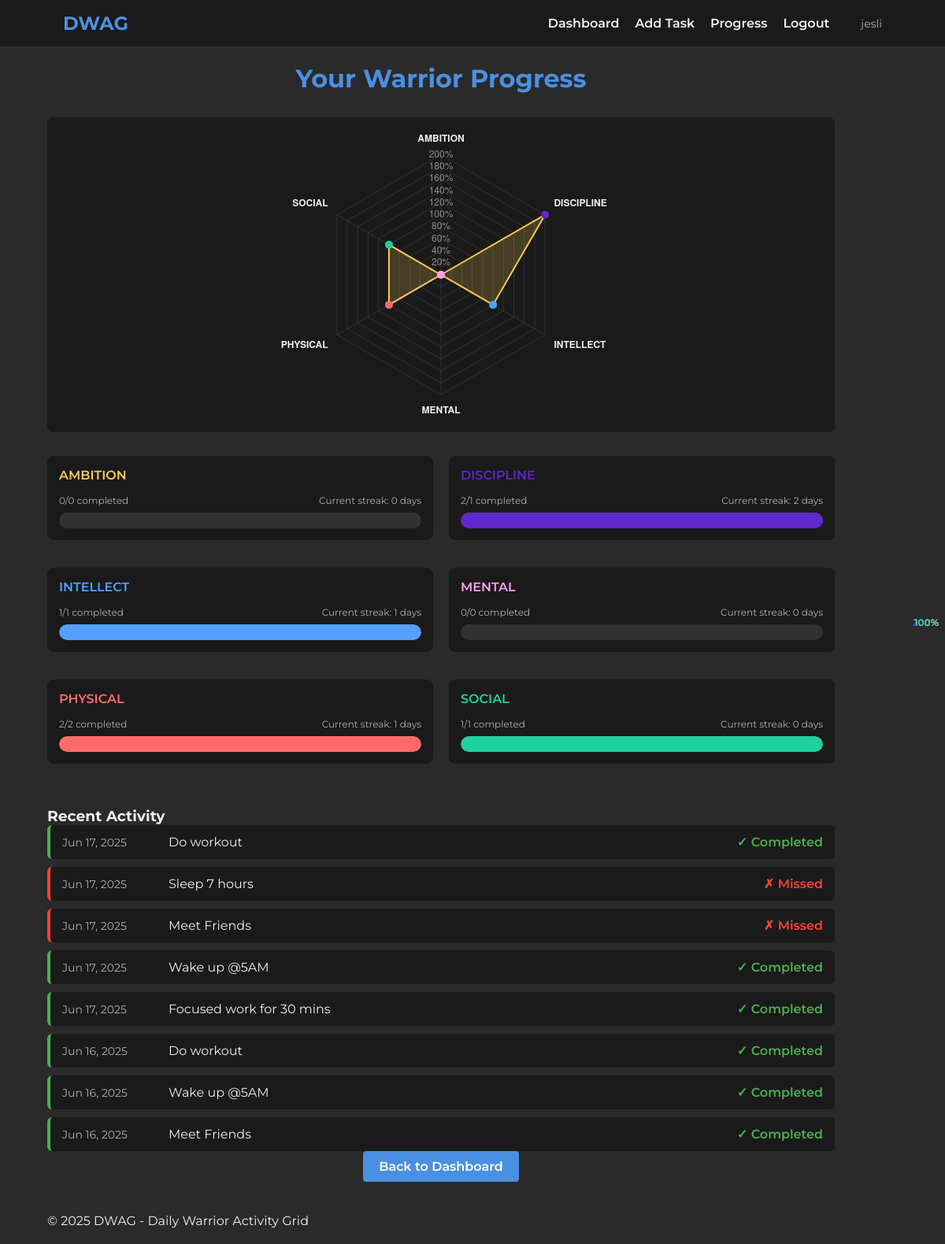
Page /progress (signed in) on the committed database.
### models.py (models this page shows)
class Task(db.Model):
    id = db.Column(db.Integer, primary_key=True)
    title = db.Column(db.String(200), nullable=False)
    category = db.Column(db.String(50), nullable=False)
    repeat_days = db.Column(db.Integer, nullable=False)
    start_date = db.Column(db.DateTime, nullable=False, default=datetime.utcnow)
    user_id = db.Column(db.Integer, db.ForeignKey('user.id'), nullable=False)
    completions = db.relationship('Completion', backref='task', lazy=True)

### app.py (the view)
@app.route('/progress')
def progress():
    if 'user_id' not in session:
        return redirect(url_for('login'))
    user_id = session['user_id']
    categories = ['PHYSICAL', 'AMBITION', 'SOCIAL', 'INTELLECT', 'DISCIPLINE', 'MENTAL']
    category_stats = {}
    for category in categories:
        total_tasks = Task.query.filter(
            Task.user_id == user_id,
            Task.category == category
        ).count()
        completed_tasks = db.session.query(Completion).join(Task).filter(
            Task.user_id == user_id,
            Task.category == category,
            Completion.completed == True
        ).count()
        streak = calculate_streak(user_id, category)
        percentage = (completed_tasks / total_tasks * 100) if total_tasks > 0 else 0
        category_stats[category] = {
            'percentage': round(percentage),
            'completed': completed_tasks,
            'total': total_tasks,
            'streak': streak
        }
    trend_data = get_trend_data(user_id)
    task_history = get_task_history(user_id)
    return render_template(
        'progress.html',
        category_stats=jsonify(category_stats).get_json(),
        trend_data=jsonify(trend_data).get_json(),
        task_history=jsonify(task_history).get_json()
    )

### app.py (called while the page is built)
def calculate_streak(user_id, category):
    completions = db.session.query(Completion.date, Completion.completed)\
        .join(Task)\
        .filter(
            Task.user_id == user_id,
            Task.category == category
        )\
        .order_by(Completion.date.desc())\
        .all()
    streak = 0
    today = datetime.utcnow().date()
    for i, (date, completed) in enumerate(completions):
        if date.date() == today - timedelta(days=i):
            if completed:
                streak += 1
            else:
                break
        else:
            break
    return streak

def get_task_history(user_id, limit=10):
    history = []
    completions = db.session.query(Task.title, Completion.date, Completion.completed)\
        .join(Task)\
        .filter(Task.user_id == user_id)\
        .order_by(Completion.date.desc())\
        .limit(limit)\
        .all()
    for title, date, completed in completions:
        history.append({
            'task_name': title,
            'date': date.strftime('%b %d, %Y'),
            'completed': completed
        })
    return history

### templates/progress.html (shortened to what this page needs)
{% extends "base.html" %}
{% block scripts %}
<script>
    document.addEventListener('DOMContentLoaded', function() {
        try {
            const progressData = {
                categoryStats: JSON.parse('{{ category_stats|tojson|safe }}'),
                trendData: JSON.parse('{{ trend_data|tojson|safe }}'),
                taskHistory: JSON.parse('{{ task_history|tojson|safe }}')
            };
            initProgressCharts(progressData);
        } catch (error) {
            console.error('Error parsing progress data:', error);
        }
    });
</script>
{% endblock %}
{% block content %}
<div class="progress-container">
    <h1>Your Warrior Progress</h1>
    <div class="radar-chart-container">
        <canvas id="radarChart"></canvas>
    </div>
    <div class="category-stats">
        {% for category, stats in category_stats.items() %}
            <div class="stat-item {{ category.lower() }}">
                <div class="stat-header">
                    <div class="stat-category">{{ category }}</div>
                    <div class="stat-percentage">{{ stats.percentage }}%</div>
                </div>
                <div class="stat-details">
                    <div class="stat-completed">{{ stats.completed }}/{{ stats.total }} completed</div>
                    <div class="stat-streak">Current streak: {{ stats.streak }} days</div>
                </div>
                <div class="stat-bar">
                    <div class="bar-fill" style="width: {{ stats.percentage }}%;"></div>
                </div>
            </div>
        {% endfor %}
    </div>
    <div class="task-history">
        <h3>Recent Activity</h3>
        <div class="history-items">
            {% for history in task_history %}
                <div class="history-item {% if history.completed %}completed{% else %}missed{% endif %}">
                    <div class="history-date">{{ history.date }}</div>
                    <div class="history-task">{{ history.task_name }}</div>
                    <div class="history-status">
                        {% if history.completed %}✓ Completed{% else %}✗ Missed{% endif %}
                    </div>
                </div>
            {% endfor %}
        </div>
    </div>
    <div class="progress-actions">
        <a href="{{ url_for('dashboard') }}" class="btn">Back to Dashboard</a>
    </div>
</div>
{% endblock %}

### templates/base.html (shortened to what this page needs)
<!DOCTYPE html>
<html lang="en">
<head>
    <link rel="stylesheet" href="{{ url_for('static', filename='css/style.css') }}">
</head>
<body>
    <header>
        <div class="container">
            <div class="logo">DWAG</div>
            <nav>
                {% if 'user_id' in session %}
                    <a href="{{ url_for('dashboard') }}">Dashboard</a>
                    <a href="{{ url_for('add_task') }}">Add Task</a>
                    <a href="{{ url_for('progress') }}">Progress</a>
                    <a href="{{ url_for('logout') }}">Logout</a>
                    <span class="username">{{ session['username'] }}</span>
                {% else %}
                    <a href="{{ url_for('login') }}">Login</a>
                    <a href="{{ url_for('register') }}">Register</a>
                {% endif %}
            </nav>
        </div>
    </header>
    <main class="container">
        {% block content %}{% endblock %}
    </main>
    <footer>
        <div class="container">
            <p>&copy; 2025 DWAG - Daily Warrior Activity Grid</p>
        </div>
    </footer>
    {% block scripts %}{% endblock %}
</body>
</html>

### static/css/style.css (style rules this page uses)
:root { --primary-color: #2a2a2a; --secondary-color: #1a1a1a; --accent-color: #4a90e2; --text-color: #f0f0f0; --text-secondary: #b0b0b0; --success-color: #4caf50; --error-color: #f44336; --warning-color: #ff9800; --physical-color: #ff6b6b; --ambition-color: #feca57; --social-color: #1dd1a1; --intellect-color: #54a0ff; --discipline-color: #5f27cd; --mental-color: #ff9ff3; }
* { margin: 0; padding: 0; box-sizing: border-box; font-family: 'Montserrat', sans-serif; }
body { background-color: var(--primary-color); color: var(--text-color); min-height: 100vh; display: flex; flex-direction: column; }
.container { width: 90%; max-width: 1200px; margin: 0 auto; padding: 20px 0; }
header { background-color: var(--secondary-color); padding: 15px 0; border-bottom: 1px solid rgba(255, 255, 255, 0.1); }
header .container { display: flex; justify-content: space-between; align-items: center; padding: 0 20px; }
.logo { font-size: 24px; font-weight: 700; color: var(--accent-color); }
nav { display: flex; align-items: center; gap: 20px; }
nav a { color: var(--text-color); text-decoration: none; font-weight: 600; transition: color 0.3s; }
.username { margin-left: 20px; color: var(--text-secondary); font-size: 14px; }
.btn { display: inline-block; padding: 10px 20px; background-color: var(--accent-color); color: white; border: none; border-radius: 4px; text-decoration: none; font-weight: 600; cursor: pointer; transition: background-color 0.3s; }
.physical { background-color: rgba(255, 107, 107, 0.2); color: var(--physical-color); }
.ambition { background-color: rgba(254, 202, 87, 0.2); color: var(--ambition-color); }
.social { background-color: rgba(29, 209, 161, 0.2); color: var(--social-color); }
.intellect { background-color: rgba(84, 160, 255, 0.2); color: var(--intellect-color); }
.discipline { background-color: rgba(95, 39, 205, 0.2); color: var(--discipline-color); }
.mental { background-color: rgba(255, 159, 243, 0.2); color: var(--mental-color); }
.progress-container { max-width: 1000px; }
.stat-item { margin-bottom: 15px; }
.stat-header { display: flex; justify-content: space-between; margin-bottom: 5px; }
.stat-percentage { font-weight: 600; }
.stat-details { display: flex; justify-content: space-between; font-size: 12px; color: var(--text-secondary); margin-bottom: 8px; }
.task-history { margin-top: 40px; }
.history-items { display: flex; flex-direction: column; gap: 10px; }
.history-item { background-color: var(--secondary-color); padding: 12px 15px; border-radius: 6px; display: flex; justify-content: space-between; align-items: center; }
.history-item.completed { border-left: 4px solid var(--success-color); }
.history-item.missed { border-left: 4px solid var(--error-color); }
.history-date { font-size: 14px; color: var(--text-secondary); width: 120px; }
.history-task { flex: 1; padding: 0 15px; }
.history-status { font-weight: 600; }
.history-item.completed .history-status { color: var(--success-color); }
.history-item.missed .history-status { color: var(--error-color); }
.progress-container h1 { margin-bottom: 30px; color: var(--accent-color); text-align: center; }
.radar-chart-container { background-color: var(--secondary-color); border-radius: 8px; padding: 20px; margin-bottom: 30px; height: 400px; }
.category-stats { display: grid; grid-template-columns: repeat(2, 1fr); gap: 20px; margin-bottom: 30px; }
.stat-item { background-color: var(--secondary-color); border-radius: 8px; padding: 15px; }
.stat-category { font-weight: 600; margin-bottom: 10px; text-transform: uppercase; }
.stat-bar { height: 20px; background-color: rgba(255, 255, 255, 0.1); border-radius: 10px; position: relative; overflow: hidden; }
.bar-fill { height: 100%; border-radius: 10px; transition: width 1s ease-in-out; }
.stat-percentage { position: absolute; right: 8px; top: 50%; transform: translateY(-50%); font-size: 12px; font-weight: 600; }
.physical .bar-fill { background-color: var(--physical-color); }
.social .bar-fill { background-color: var(--social-color); }
.intellect .bar-fill { background-color: var(--intellect-color); }
.discipline .bar-fill { background-color: var(--discipline-color); }
.progress-actions { text-align: center; }

### rows in the picture
Task: category "DISCIPLINE", percentage "200", completed "2", total "1", streak "2", date "Jun 16, 2025", task_name "Wake up @5AM", shows "✓ Completed"
Task: date "Jun 16, 2025", task_name "Do workout", shows "✓ Completed"
Task: date "Jun 16, 2025", task_name "Meet Friends", shows "✓ Completed"

### other values in the picture
{{ session['username'] }} "jesli"
{{ category }} "AMBITION" "INTELLECT" "MENTAL" "PHYSICAL" "SOCIAL"
{{ stats.percentage }} "0" "100" "0" "100" "100"
{{ stats.completed }} "0" "1" "0" "2" "1"
{{ stats.total }} "0" "1" "0" "2" "1"
{{ stats.streak }} "0" "1" "0" "1" "0"
{{ history.date }} "Jun 17, 2025" "Jun 17, 2025" "Jun 17, 2025" "Jun 17, 2025" "Jun 17, 2025"
{{ history.task_name }} "Do workout" "Sleep 7 hours" "Meet Friends" "Wake up @5AM" "Focused work for 30 mins"
